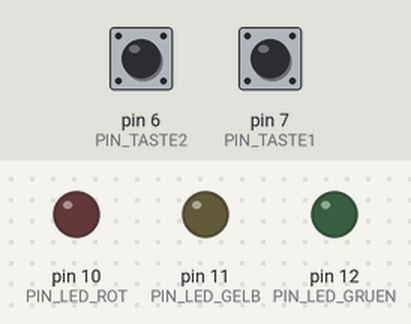
This sketch was run on a simulated Arduino Uno, built with avr-gcc and run on an emulated ATmega328P. On the bench: output pins drawn as LEDs (lit = HIGH). Dashed ring = blinking. The inputs (shaded band) are chosen by the test bench; at power-on: pin 7 (PIN_TASTE1) HIGH, pin 6 (PIN_TASTE2) HIGH.

Above: at 1.2 s.
1.3 s: pin 7 (PIN_TASTE1) pulled LOW for 1 s
At 2.45 s:
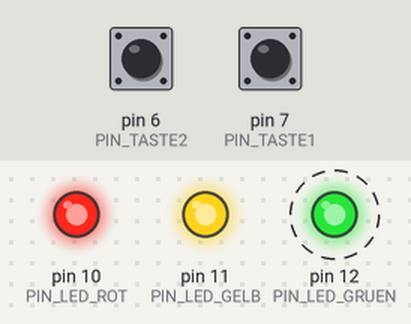
4.3 s: pin 7 (PIN_TASTE1) pulled LOW for 0.15 s
At 5.8 s:
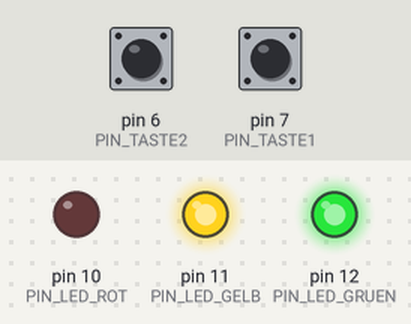
6.1 s: pin 7 (PIN_TASTE1) pulled LOW for 0.15 s
At 7.3 s:
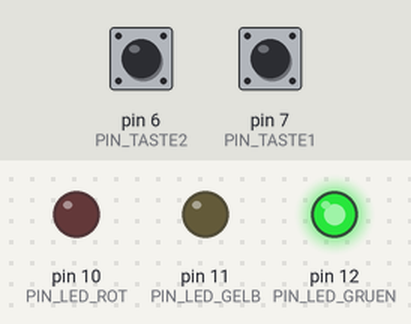
7.9 s: pin 7 (PIN_TASTE1) pulled LOW for 3.2 s
At 12.0 s:
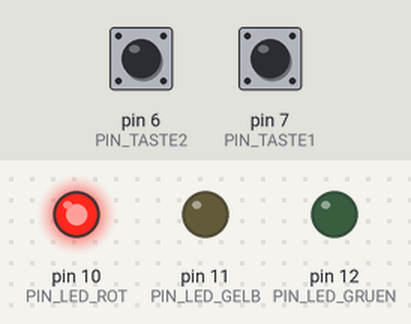
12.6 s: pin 6 (PIN_TASTE2) pulled LOW for 0.15 s
At 13.4 s:
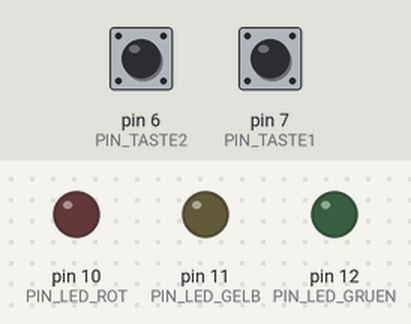
Timing chart, 0 to 15.4 s (numbered marks = the images above; inputs shaded):
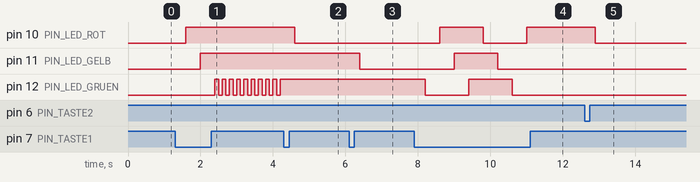

Measured:
- after the input at 1.3 s, pin 10 (PIN_LED_ROT): LOW → HIGH after 0.30 s; pin 11 (PIN_LED_GELB): LOW → HIGH after 0.70 s; pin 12 (PIN_LED_GRUEN): alternates HIGH for 0.10 s and LOW for 0.10 s, starting after 1.1 s
- after the input at 4.3 s, pin 10 (PIN_LED_ROT): HIGH → LOW after 0.30 s; pin 12 (PIN_LED_GRUEN): stops changing and stays HIGH
- after the input at 6.1 s, pin 11 (PIN_LED_GELB): HIGH → LOW after 0.30 s
- after the input at 7.9 s, pin 10 (PIN_LED_ROT): LOW → HIGH after 0.70 s, → LOW 1.2 s later, → HIGH 1.2 s later; pin 11 (PIN_LED_GELB): LOW → HIGH after 1.1 s, → LOW 1.2 s later; pin 12 (PIN_LED_GRUEN): HIGH → LOW after 0.30 s, → HIGH 1.2 s later, → LOW 1.2 s later
- after the input at 12.6 s, pin 10 (PIN_LED_ROT): HIGH → LOW after 0.30 s

The sketch:

Ampel_rev1.ino
```cpp
/***********************************
* Zustandsautomat zum Lernen
* Taste1 schaltet Zustände: ROT - GELB - GRUEN - GRUEN ...
* Taste2 schaltet den Zustandsübergang GRUEN - ROT
* In allen Zuständen wird 1x geblinkt
* Einsatz der Bibliothek StateMachine
* Quellen: https://github.com/hobbyelektroniker/StateMachine sm7
*          https://github.com/jrullan/StateMachine
* Erstellt: 11.08.2022 (Si)
***********************************/
#include <StateMachine.h>

const int STATE_DELAY = 1000;

// Pin - Definitionen
const int PIN_LED_GRUEN = 12;
const int PIN_LED_GELB = 11;
const int PIN_LED_ROT = 10;

const int PIN_TASTE1 = 7;
const int PIN_TASTE2 = 6;

// Konstruktor erzeugt das Objekt machine
StateMachine machine = StateMachine();

//// Zustände definieren ////
State* KEINE = machine.addState(&keine);
State* ROT = machine.addState(&rot);
State* GELB = machine.addState(&gelb);
State* GRUEN = machine.addState(&gruen);

//// Aktionen in den Zuständen ////
void keine()
{
  digitalWrite(PIN_LED_GRUEN,LOW);
  digitalWrite(PIN_LED_GELB,LOW);
  digitalWrite(PIN_LED_ROT,LOW);
}

void rot()
{
  if(machine.executeOnce)
  {
    digitalWrite(PIN_LED_ROT,!digitalRead(PIN_LED_ROT));
    delay(100);
  }
}

void gelb()
{
  if(machine.executeOnce)
  {
    digitalWrite(PIN_LED_GELB,!digitalRead(PIN_LED_GELB));
    delay(100);
  }
}

void gruen()
{
  digitalWrite(PIN_LED_GRUEN,!digitalRead(PIN_LED_GRUEN));
  delay(100);
}

//// Bedingungen für Zustandsübergänge ////
bool taste1_gedrueckt()
{
  if (digitalRead(PIN_TASTE1) == LOW)
  {
    delay(300);
    return true;
  }
  else
  {
    return false;
  }
}

bool taste2_gedrueckt()
{
  if (digitalRead(PIN_TASTE2) == LOW)
  {
    delay(300);
    return true;
  }
  else
  {
    return false;
  }
}

//// Initialisierung ////
void setup()
{
  //// Pins vorbereiten ////
  pinMode(PIN_LED_GRUEN,OUTPUT);
  pinMode(PIN_LED_GELB,OUTPUT);
  pinMode(PIN_LED_ROT,OUTPUT);

  pinMode(PIN_TASTE1,INPUT_PULLUP);
  pinMode(PIN_TASTE2,INPUT_PULLUP);

  //// Zustandsübergänge definieren ////
  ROT->addTransition(&taste1_gedrueckt, GELB);
  GELB->addTransition(&taste1_gedrueckt, GRUEN);
  GRUEN->addTransition(&taste1_gedrueckt, ROT);

  ROT->addTransition(&taste2_gedrueckt, KEINE);
  GELB->addTransition(&taste2_gedrueckt, KEINE);
  GRUEN->addTransition(&taste2_gedrueckt, KEINE);

  KEINE->addTransition(&taste1_gedrueckt, ROT);
}

//// Aktionen ////
void loop()
{
  machine.run();
}
```
